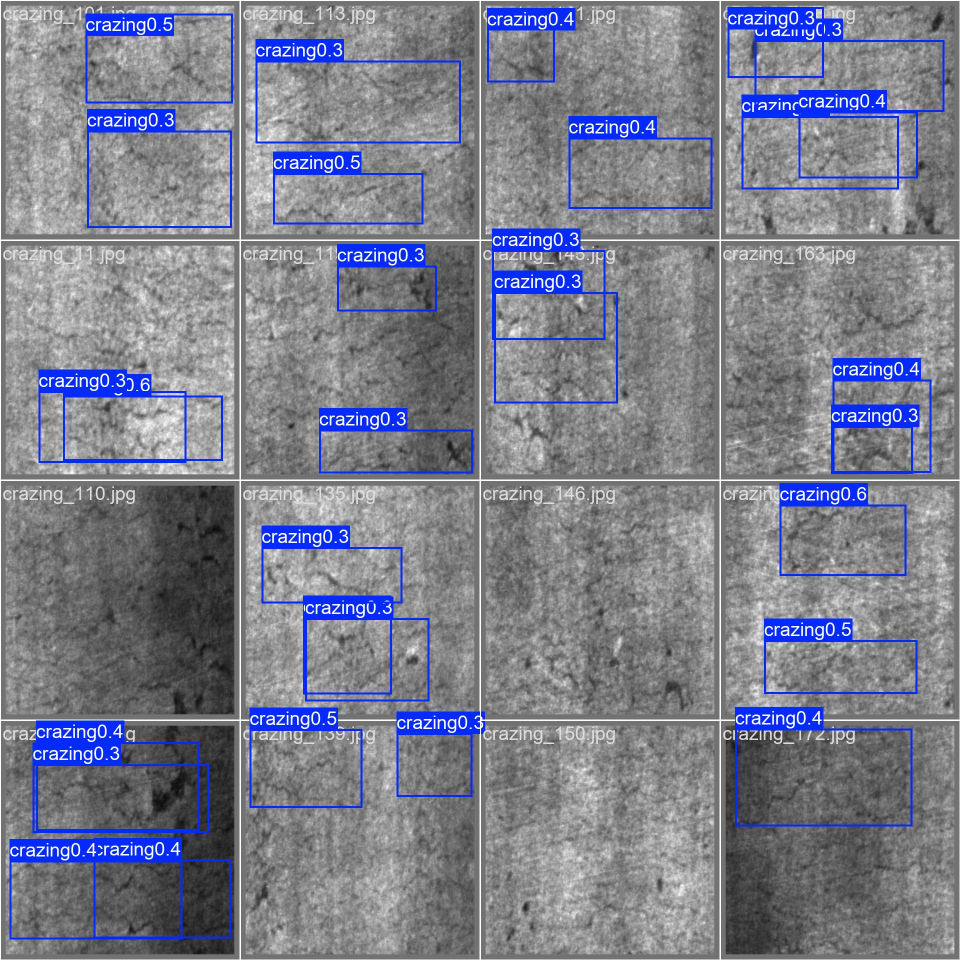
#> input picture evaluation/EXP-001/test/val_batch0_pred.jpg, 1920 x 1920 px (shown at 1/2 size)
$ python -i inference_server.py   (imports and definitions only)
#> lines starting #> are read from the running program, lines starting #| are printed output that depends on the picture; after the words box and inside, x2 and y2 are one past the last pixel; in counts of white or black regions, pixels touching at a corner belong together
#> further down, picture is the input picture: shape (1920, 1920, 3); mean B, G, R 140.9, 126.3, 123.7
"""Small CPU inference HTTP endpoint for a laptop webcam preview.

Run on KV260 after the existing CPU runtime is installed. It does not use XRT,
the FPGA fabric, or the DPU. Bind to a trusted private LAN only; this prototype
has no authentication or TLS.
"""
from __future__ import annotations

import argparse
import base64
import json
import sys
import time
from http.server import BaseHTTPRequestHandler, HTTPServer
from pathlib import Path

import cv2
import numpy as np
from ultralytics import YOLO

ROOT = Path(__file__).resolve().parents[2]
sys.path.insert(0, str(ROOT))
from inference.detect import draw  # noqa: E402
from inference.severity import assess, load_rules  # noqa: E402

MAX_JPEG_BYTES = 8 * 1024 * 1024


def out_of_scope(frame: np.ndarray) -> str | None:
    """Apply the dashboard's coarse color guard; this is not a steel classifier."""
    hsv = cv2.cvtColor(frame, cv2.COLOR_BGR2HSV)
#> hsv: shape (1920, 1920, 3); mean H, S, V 18.8, 20.2, 141.2
    saturation = hsv[:, :, 1]
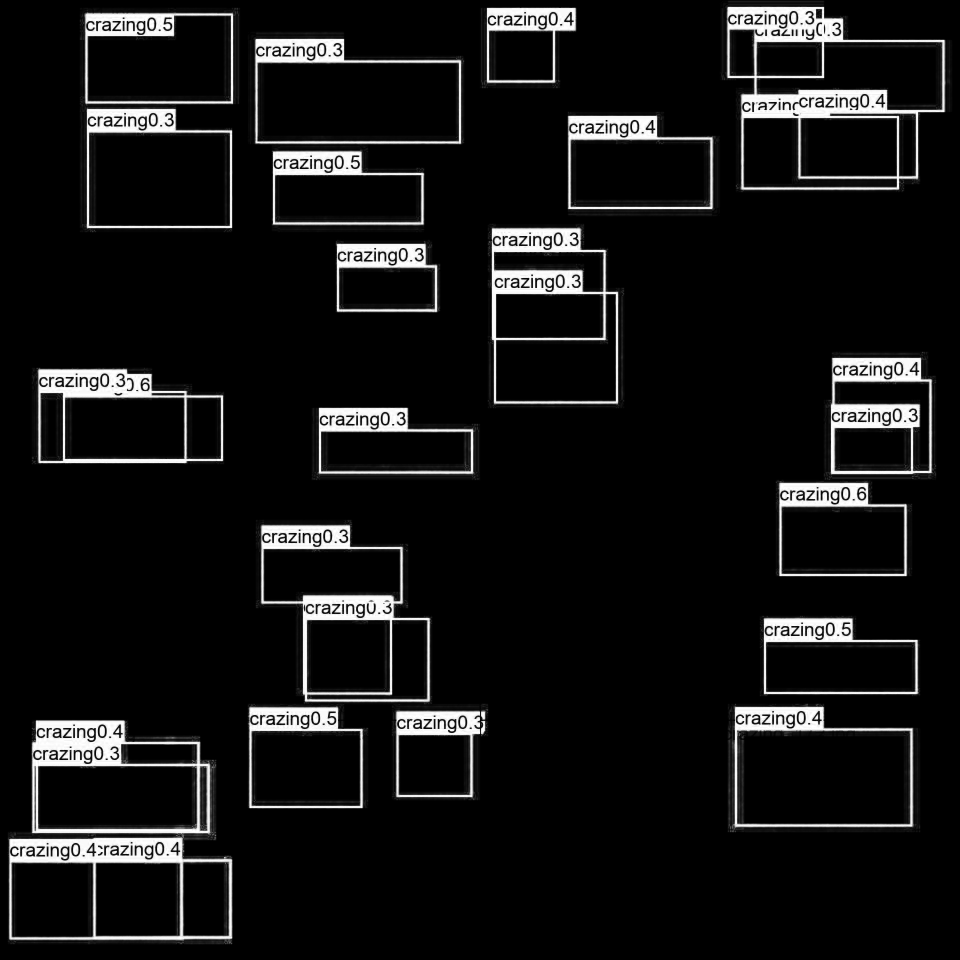
#> saturation: shape (1920, 1920) (shown at 1/2 size); min 0, max 255, mean 20.2
    saturated = cv2.threshold(saturation, 60, 255, cv2.THRESH_BINARY)[1]
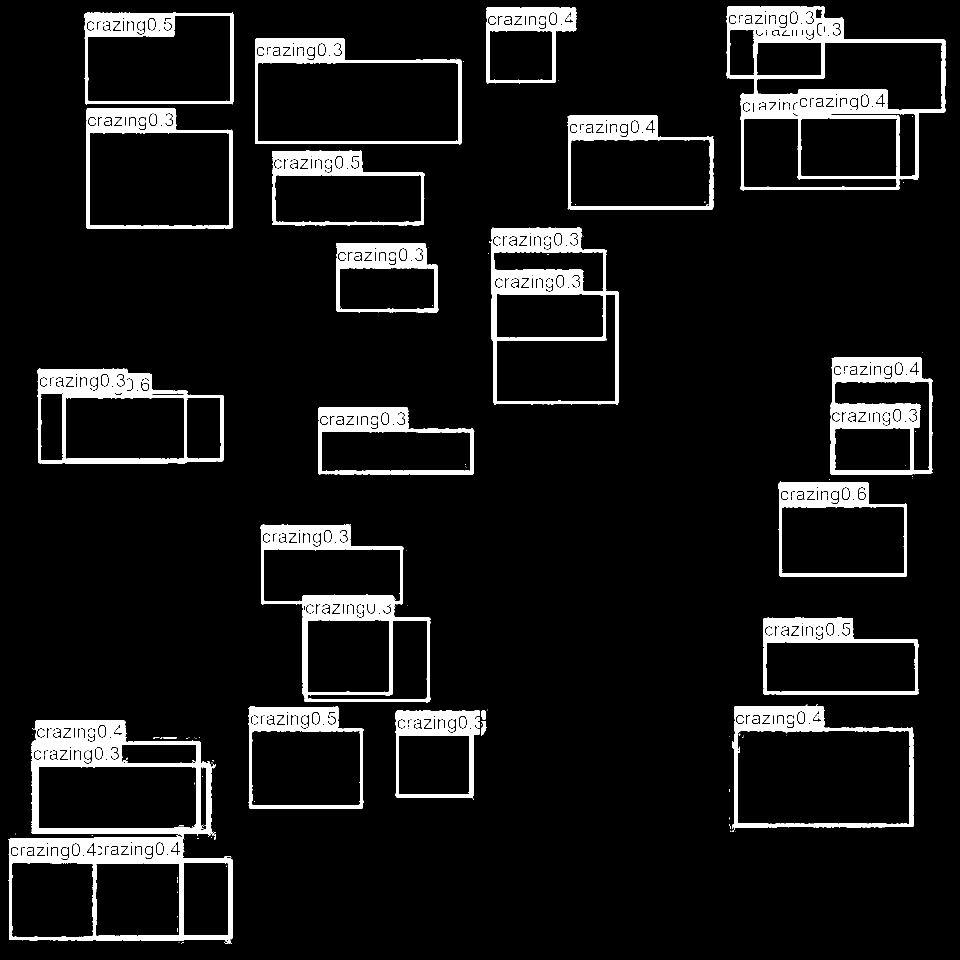
#> saturated: shape (1920, 1920) (shown at 1/2 size); 8.7% white; 253 white regions (138 under 20 px), largest, box (x1, y1, x2, y2) and area: (17, 1441, 465, 1888) 46298, (1453, 13, 1891, 381) 37668, (521, 1049, 861, 1405) 23956
    color_fraction = cv2.countNonZero(saturated) / float(saturation.size)
#> color_fraction = 0.0874
    if color_fraction > 0.25:
        return f"{color_fraction:.0%} strongly colored pixels; use a close-up steel-surface frame."
    return None


# [29 lines left out: function inspect_frame, not called in this run]


class RequestHandler(BaseHTTPRequestHandler):
    server_version = "EdgeInspectKV260/0.1"

    # [50 lines left out: functions _send_json, do_GET, do_POST, not called in this run]

    def log_message(self, fmt: str, *args) -> None:
        # Keep logs short; do not print image content or inspection details.
        print(f"{self.address_string()} {fmt % args}")


# [32 lines left out: function main, not called in this run]


# [2 lines not run here, left out]

>>> import cv2
>>> picture = cv2.imread('../../evaluation/EXP-001/test/val_batch0_pred.jpg')
>>> result = out_of_scope(picture)
